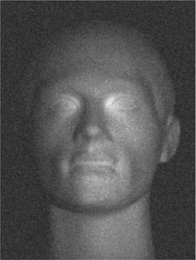
%> input picture NEWcode/right.png, 196 x 260 px, shrunk from 420 x 558 before the run
$ octave testforborder.m   (GNU Octave 9; MATLAB toolbox functions it lacks are replaced by stand-ins)
%> lines starting %> are read from the running program, lines starting %| are printed output that depends on the picture
### NEWcode/main.m
%=============<read image>================================
clc
clear
right=double(rgb2gray(imread('right.png')));
%> right: size 260x196 double; min 31, max 239, mean 81.3
left=double(rgb2gray(imread('left.png')));
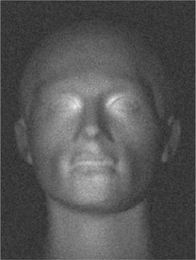
%> input picture NEWcode/left.png, 196 x 260 px, shrunk from 420 x 558 before the run
%> left: size 260x196 double; min 38, max 237, mean 84.4
top=double(rgb2gray(imread('top.png')));
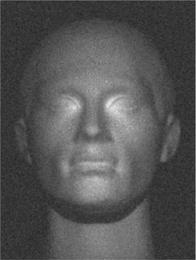
%> input picture NEWcode/top.png, 196 x 260 px, shrunk from 420 x 558 before the run
%> top: size 260x196 double; min 35, max 230, mean 83.5
bottom=double(rgb2gray(imread('bottom.png')));
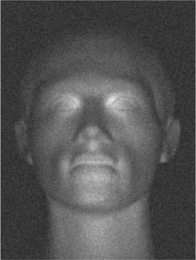
%> input picture NEWcode/bottom.png, 196 x 260 px, shrunk from 420 x 558 before the run
%> bottom: size 260x196 double; min 33, max 234, mean 82.5

% [6 lines of commented-out code are left out]

I(:,:,1)=right;
I(:,:,2)=top;
I(:,:,3)=left;
I(:,:,4)=bottom;
%> I: size 260x196x4 double
I = I ./ 255;
% 因为图片的原因，仅使用中间部分的点
I = I(10:end-10,10:end-10,:);
%> I: size 241x177x4 double
%=============<read image_END>============================

%=============<source vectors>================================
source_right=[0 ,0.5 ,1 ];
source_left=[0 ,-0.5 ,1 ];
source_top=[-0.5 ,0 ,1 ];
source_bottom=[0.5 ,0 ,1 ];

S=[source_right;source_top;source_left;source_bottom];
NormforD = vecnorm(S,2,2);
S = S ./ repmat(NormforD, 1, 3);
%=============<source vectors_END>============================

tic
%=============<compute dx/dz and dy/dz>================================
[dx,dy,reflectivity] = Surface2Gradients(I,S);
%=============<compute dx/dz and dy/dz_END>============================

%=============<smooth the gradients>================================
lambda = 1 .* ones(1,4);
[f,g] = Smooth(dx,dy,lambda,I,reflectivity,S);
%=============<smooth the gradients_END>============================

% height = Gradients2Height(f,g);
height = Lap(f,g);
toc
figure(1)
surf(height)
figure(2)
surf(f)

### NEWcode/Surface2Gradients.m
function [dx,dy,reflectivity] = Surface2Gradients(I,S)
%Surface2Gradients - Description
%
% Syntax: [dx,dy] = Surface2Gradients(I,D)
%
% compute the dx/dz and dy/dz. output: two matrixes.
    [indexX,indexY,N]=size(I);
%> indexX = 241; indexY = 177; N = 4
    dx = zeros(indexX,indexY);
    dy = zeros(indexX,indexY);
    reflectivity = zeros(indexX,indexY);

    for iX=1:indexX
        for iY=1:indexY
            E = I(iX,iY,:);
            E = reshape(E,N,1);
            Normal = S\E;
            dx(iX, iY) = Normal(1) / Normal(3);
            dy(iX, iY) = Normal(2) / Normal(3);
            reflectivity(iX, iY) = norm(Normal);
        end
    end
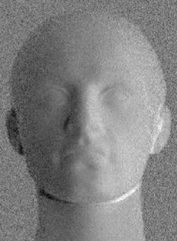
%> dy: size 241x177 double; min -0.817, max 0.705, mean -0.0472; drawn with min black and max white
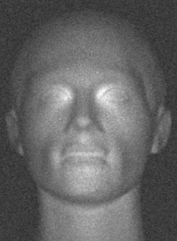
%> reflectivity: size 241x177 double; min 0.175, max 0.994, mean 0.395
end

### NEWcode/Smooth.m
function [p1,q1] = Smooth(p,q,lambda,I,reflectivity,S)
%> called with lambda = [1 1 1 1]
%Smooth - Description
%
% Syntax: [f,g] = Smooth(p,q,lambda)
%
% Long description
    N = size(lambda,2);
    iLoop = 1;
    core = [1,4,1;4,0,4;1,4,1] ./ 20;
    p0 = p;
    q0 = q;
    while iLoop < 500
        p0Mean = conv2(p0,core, 'same');
        q0Mean = conv2(q0,core, 'same');
        I0 = Rs(p0Mean,q0Mean,S,reflectivity);
        [Rdp, Rdq] = RsPartde(p0Mean,q0Mean,S,reflectivity);
        p1 = p0Mean;
        q1 = q0Mean;
        for iN = 1:N
            p1 = p1 + lambda(iN) .* (I(:,:,iN) - I0(:,:,iN)) .* Rdp(:,:,iN);
            q1 = q1 + lambda(iN) .* (I(:,:,iN) - I0(:,:,iN)) .* Rdq(:,:,iN);
        end

        change = p1 - p0;
        if abs(sum(sum(change))) > 0.1
            p0 = p1;
            q0 = q1;
        else
            break
        end
        iLoop = iLoop + 1;
    end
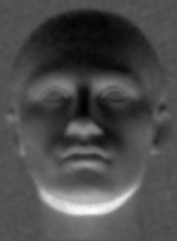
%> p0: size 241x177 double; min -0.375, max 0.818, mean -0.0191; drawn with min black and max white
%> after the loop, iLoop = 7
end

### NEWcode/Rs.m
function E = Rs(p,q,S,reflectivity)
%Rs - Description
%
% Syntax: E = Rs(p,q,S)
%
% compute E from p and q
    ps = S(:,1) ./ S(:,3);
    qs = S(:,2) ./ S(:,3);

    [indexX, indexY] = size(p);
    N = size(S,1);
    E = zeros(indexX, indexY, N);
    for iN = 1:N
        E(:,:,iN) = (p.*ps(iN) + q.*qs(iN) + 1) ./ ((p.^2 + q.^2 + 1).^0.5 .* (ps(iN)^2 + qs(iN)^2 + 1)^0.5).*reflectivity;
    end
end

### NEWcode/RsPartde.m
function [Rdp, Rdq] = RsPartde(p,q,S,reflectivity)
%RsPartde - Description
%
% Syntax: [Rdp, Rdq] = RsPartde(p,q,S)
%
% Long description
    ps = S(:,1) ./ S(:,3);
    qs = S(:,2) ./ S(:,3);

    [indexX, indexY] = size(p);
    N = size(S,1);
    Rdp = zeros(indexX,indexY,N);
    Rdq = zeros(indexX,indexY,N);
    for iN = 1:N
        part1 = p.^2 + q.^2 + 1;
        part2 = ps(iN)^2 + qs(iN)^2 + 1;
        den = (part1 .* part2).^0.5;
        num = p .* ps(iN) + q .* qs(iN) + 1;
        Rdp(:,:,iN) = (ps(iN) .* den - (part2).^0.5 .* (part1).^(-0.5) .* p .* num) ./ (den .^ 2) .*reflectivity;
        Rdq(:,:,iN) = (qs(iN) .* den - (part2).^0.5 .* (part1).^(-0.5) .* q .* num) ./ (den .^ 2) .*reflectivity;
    end

end

### NEWcode/Lap.m
function height = Lap(dx,dy)
%Lap - Description
%
% Syntax: height = Lap(dx,dy)
%
% Long description
    [xIndex,yIndex] = size(dx);
%> xIndex = 241; yIndex = 177

    %=============<extimate the height on border and their index>================================
    N = (xIndex+yIndex-4)*2;
%> N = 828
    border = zeros(1,N);
    Index = zeros(1,N);
    point = [1,1];
    pointer = [0,1];
    pointer2 = [1,0];
    map = dy;
    for iN = 1:N
        temp = 0;
        nextpoint = point + pointer;
        if isequal(nextpoint,[1,yIndex]) || isequal(nextpoint,[xIndex,1]) || isequal(nextpoint,[xIndex,yIndex])
            temp = (map(point(1),point(2)) + map(nextpoint(1),nextpoint(2))) * 0.5 * dot(pointer,[1,1]);
            pointer = ([0,1;-1,0]*pointer')';
            pointer2 = ([0,1;-1,0]*pointer2')';
            if abs(pointer(2)) == 1
                map = dy;
            else
                map = dx;
            end
            point = nextpoint;
            nextpoint = nextpoint + pointer;
        end
        if iN > 1
            border(iN) = border(iN-1) + (map(point(1),point(2)) + map(nextpoint(1),nextpoint(2))) * 0.5 * dot(pointer,[1,1]) + temp;
        else
            border(iN) = (map(point(1),point(2)) + map(nextpoint(1),nextpoint(2))) * 0.5;
        end
        temp = nextpoint + pointer2;
        Index(iN) = sub2ind([xIndex-2,yIndex-2],temp(1)-1,temp(2)-1);
        point = nextpoint;
    end
%> after the loop, Index = 828 values, max 41825 at index 414, min 1 at index 1, mean 20913; border = 828 values, max -0.0202 at index 1, min -8.7 at index 500, mean -4.18; pointer = [-1 0]; pointer2 = [0 1]
    %=============<extimate the height on border and their index_END>============================


    %=============<compute the d(dz/dx)/dx and d(dz/dy)/dy>================================
    xCore = [0,-1,0;0,0,0;0,1,0].*0.5;
    yCore = [0,0,0;-1,0,1;0,0,0].*0.5;
    ddx = conv2(dx,xCore,'same');
    ddy = conv2(dy,yCore,'same');
    ddx = ddx(2:end-1,2:end-1);
%> ddx: size 239x175 double
    ddy = ddy(2:end-1,2:end-1);% only need the (xIndex-2)*(yIndex-2)
%> ddy: size 239x175 double
    ddx = reshape(ddx,[],1);
    ddy = reshape(ddy,[],1);

    %=============<compute the d(dz/dx)/dx and d(dz/dy)/dy_END>============================

    %=============<compute the b>================================
    b = ddx + ddy;
%     for iN = 1:N
%         b(Index(iN)) = b(Index(iN)) - border(iN);
%     end
    %=============<compute the b_END>============================

    %=============<create diags>================================
    e1 = 1 .* ones((xIndex-2)*(yIndex-2),1);
    e4 = -4.* e1;
    A = spdiags([e1,e1,e4,e1,e1],[-(xIndex-2),-1,0,1,(xIndex-2)],(xIndex-2)*(yIndex-2),(xIndex-2)*(yIndex-2));
    z = A\b;
    %=============<create diags_END>============================

    height = reshape(z,(xIndex-2),(yIndex-2));
end

### NEWcode/testforborder.m
main
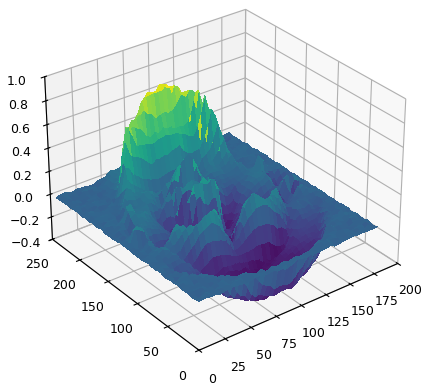
%> figure redrawn from the program's plot data
[xIndex,yIndex] = size(dx);
%> xIndex = 241; yIndex = 177

N = (xIndex+yIndex-4)*2;
%> N = 828
border = zeros(1,N);
Index = zeros(1,N);
point = [1,1];
pointer = [0,1];
pointer2 = [1,0];
map = dy;
for iN = 1:N
    temp = 0;

    nextpoint = point + pointer;

    if isequal(nextpoint,[1,yIndex]) || isequal(nextpoint,[xIndex,1]) || isequal(nextpoint,[xIndex,yIndex])
        temp = (map(point(1),point(2)) + map(nextpoint(1),nextpoint(2))) * 0.5 * dot(pointer,[1,1]);
        pointer = ([0,1;-1,0]*pointer')';
        pointer2 = ([0,1;-1,0]*pointer2')';
        if abs(pointer(2)) == 1
            map = dy;
        else
            map = dx;
        end
        point = nextpoint;
        nextpoint = nextpoint + pointer;
    end

    if iN > 1
        border(iN) = border(iN-1) + (map(point(1),point(2)) + map(nextpoint(1),nextpoint(2))) * 0.5 * dot(pointer,[1,1]) + temp;
    else
        border(iN) = (map(point(1),point(2)) + map(nextpoint(1),nextpoint(2))) * 0.5;
    end

    temp = nextpoint + pointer2;
%     if temp(1)>xIndex-2 ||temp(2)>yIndex-2
%         error('worning');
%     end
    Index(iN) = sub2ind([xIndex-2,yIndex-2],temp(1)-1,temp(2)-1);
    point = nextpoint;
end
%> after the loop, border = 828 values, max -0.124 at index 1, min -20.97 at index 500, mean -11.69; pointer = [-1 0]; pointer2 = [0 1]
